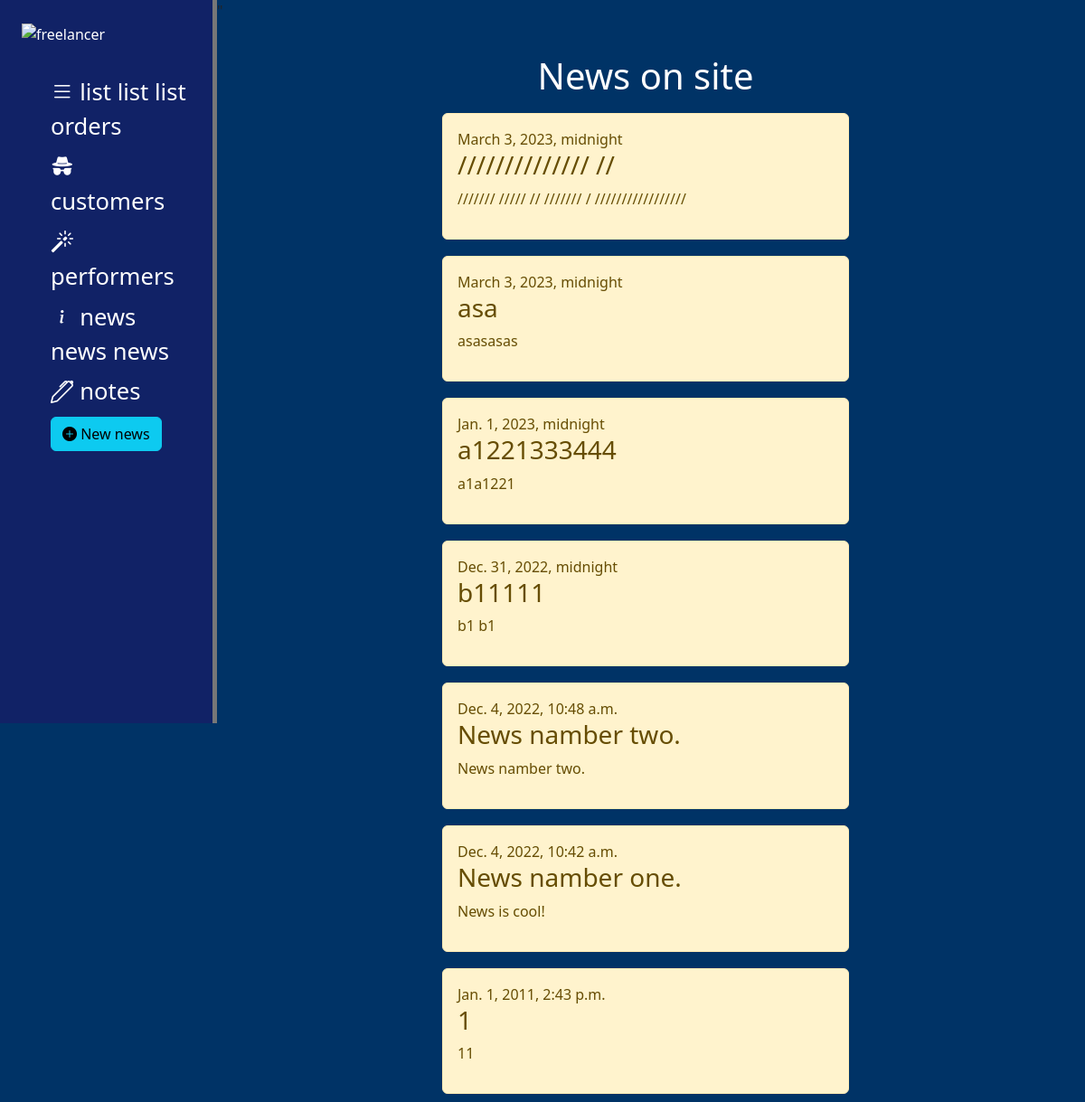
The page /news/ on the database as committed earlier.
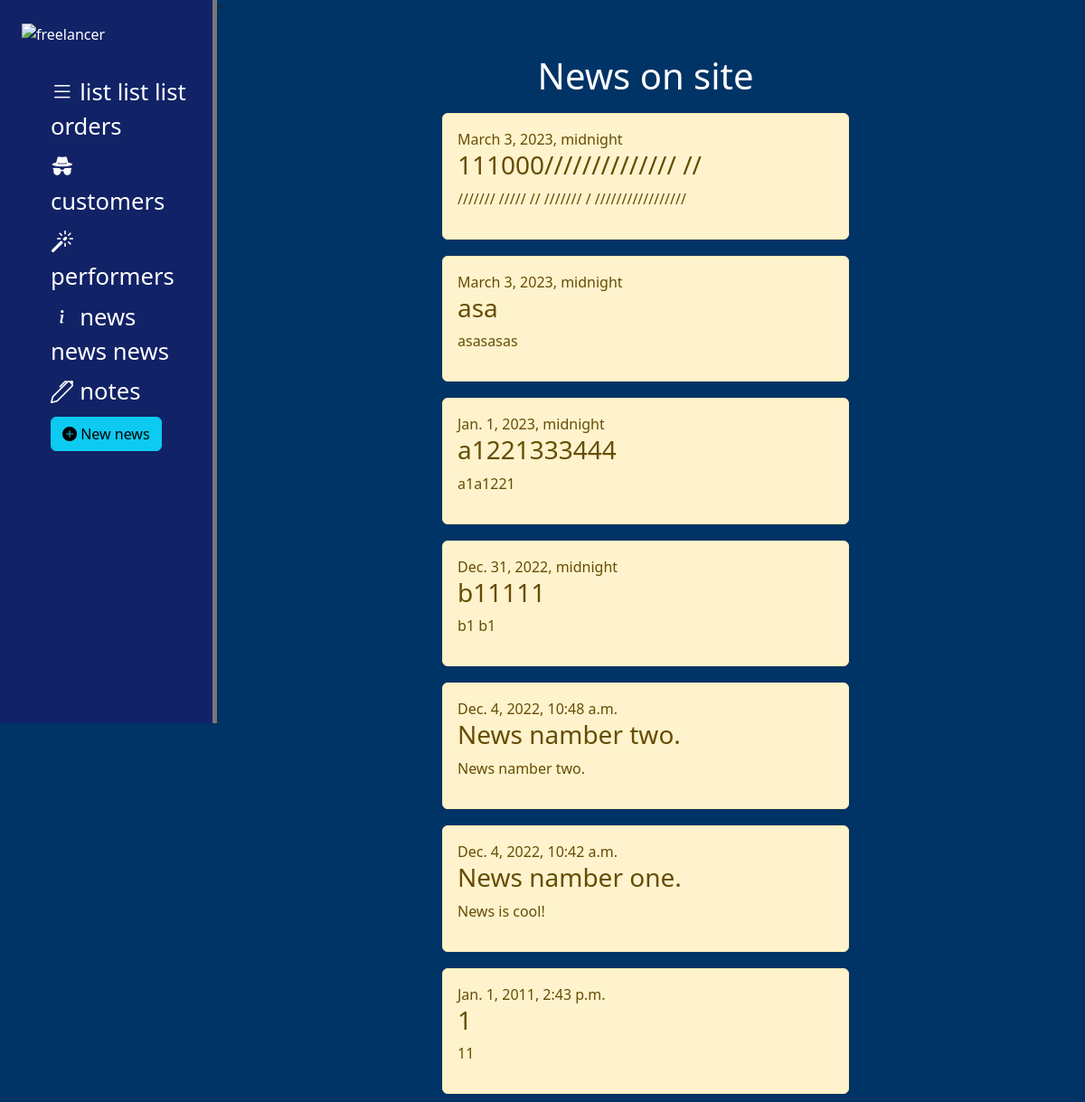
The same page on the database as committed later.
### news/models.py (models this page shows, shortened)
class Artiles(models.Model):
    title = models.CharField('name', max_length=50)
    anons = models.CharField('anons', max_length=250)
    full_text = models.TextField('article')
    date = models.DateTimeField('publication date')
    class Meta:
        verbose_name = 'News'
        verbose_name_plural = 'News line'

### news/views.py (the view)
def news_home(request):
    news = Artiles.objects.order_by('-date')
    return render(request, 'news/news_home.html', {'news': news})

### news/templates/news/news_home.html (shortened to what this page needs)
{% extends 'main/layout.html' %}
{% block content%}
    <div class="features">
        <h1>News on site</h1>
        {% if news %}
            {% for el in news%}
                <a href="{% url 'news-detail' el.id %}">
                    <div class="alert alert-warning">
                        {{ el.date }}
                        <h3>{{ el.title }}</h3>
                        <p>{{ el.anons }}</p>
                    </div>
                </a>
            {% endfor %}
        {% else %}
            <h3> . . . </h3>
            <h3> news no </h3>
        {% endif %}
    </div>
{% endblock %}

### main/templates/main/layout.html (shortened to what this page needs)
{% load static %}
<!doctype html>
<html lang="en">
<head>
    <link href="https://cdn.jsdelivr.net/npm/bootstrap@5.2.3/dist/css/bootstrap.min.css" rel="stylesheet">
    <link rel="stylesheet" href="https://cdn.jsdelivr.net/npm/bootstrap-icons@1.10.2/font/bootstrap-icons.css">"
    <link rel="stylesheet" href="{% static 'main/css/main.css' %}">
</head>
<body>
    <aside>
        <img src="{% static 'main/img/freelancer .png' %}" alt="freelancer">
        <ul>
            <a href="{% url 'home' %}"><li><i class="bi bi-list"></i> list list list orders</li></a>
            <a href="{% url 'about' %}"><li><i class="bi bi-incognito"></i> customers</li></a>
            <a href=""><li><i class="bi bi-magic"></i> performers</li></a>
            <a href="{% url 'news_home' %}"><li><i class="bi bi-info"></i> news news news</li></a>
            <a href=""><li><i class="bi bi-pen"></i> notes</li></a>
            <a href="{% url 'new' %}"><li><button class="btn btn-info"><i class="bi bi-plus-circle-fill"></i> New news </button></li></a>
        </ul>
    </aside>
    <main>
        {% block content %}
        {% endblock %}
    </main>
</body>
</html>

### static/main/css/main.css (style rules this page uses)
body { background: #003366; }
aside { float: left; background: #112266; width: 20%; padding: 2%; height: 100vh; color: #fff; border-right: 5px solid #777; }
aside img { width: 100%; }
aside ul { padding-top: 10%; list-style: none; }
aside ul li { color: #fff; display: block; margin-top: 4%; font-size: 160%; transition: transform .4s ease; }
a { text-decoration: none; }
main .features { float: left; color: #fff; margin-top: 3%; margin-left: 2%; text-align: center; width: 75%; }
.alert-warning { float: left; clear: both; width: 50%; margin: 1% 25%; text-align: left; }

Rows that differ between the two databases and show on the page:
changed Artiles (number 1 of 7 on the later page): title "////////////// //" → "111000////////////// //"
